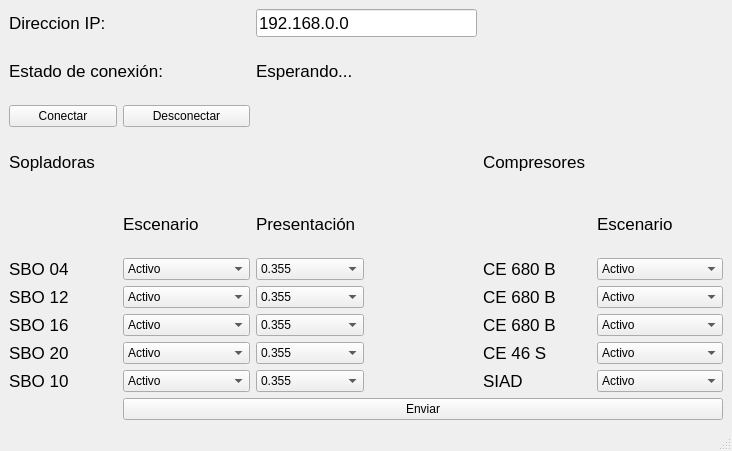
<?xml version="1.0" encoding="UTF-8"?>
<ui version="4.0">
 <class>Air_Modulation</class>
 <widget class="QMainWindow" name="Air_Modulation">
  <property name="geometry">
   <rect>
    <x>0</x>
    <y>0</y>
    <width>732</width>
    <height>451</height>
   </rect>
  </property>
  <property name="windowTitle">
   <string>Air_Modulation</string>
  </property>
  <widget class="QWidget" name="centralwidget">
   <layout class="QGridLayout" name="gridLayout">
    <item row="8" column="0">
     <widget class="QLabel" name="label_7">
      <property name="font">
       <font>
        <pointsize>13</pointsize>
       </font>
      </property>
      <property name="text">
       <string>SBO 20</string>
      </property>
     </widget>
    </item>
    <item row="8" column="1">
     <widget class="QComboBox" name="cmbScene20">
      <item>
       <property name="text">
        <string>Activo</string>
       </property>
      </item>
      <item>
       <property name="text">
        <string>Paro Programado</string>
       </property>
      </item>
      <item>
       <property name="text">
        <string>Mantenimiento</string>
       </property>
      </item>
      <item>
       <property name="text">
        <string>Silos Llenos</string>
       </property>
      </item>
     </widget>
    </item>
    <item row="7" column="1">
     <widget class="QComboBox" name="cmbScene16">
      <item>
       <property name="text">
        <string>Activo</string>
       </property>
      </item>
      <item>
       <property name="text">
        <string>Paro Programado</string>
       </property>
      </item>
      <item>
       <property name="text">
        <string>Mantenimiento</string>
       </property>
      </item>
      <item>
       <property name="text">
        <string>Silos Llenos</string>
       </property>
      </item>
     </widget>
    </item>
    <item row="8" column="2">
     <widget class="QComboBox" name="cmbPres20">
      <item>
       <property name="text">
        <string>0.355</string>
       </property>
      </item>
      <item>
       <property name="text">
        <string>0.400</string>
       </property>
      </item>
      <item>
       <property name="text">
        <string>0.500</string>
       </property>
      </item>
      <item>
       <property name="text">
        <string>0.600</string>
       </property>
      </item>
      <item>
       <property name="text">
        <string>0.750</string>
       </property>
      </item>
      <item>
       <property name="text">
        <string>1.000</string>
       </property>
      </item>
      <item>
       <property name="text">
        <string>1.500</string>
       </property>
      </item>
      <item>
       <property name="text">
        <string>2.000</string>
       </property>
      </item>
      <item>
       <property name="text">
        <string>2.500</string>
       </property>
      </item>
      <item>
       <property name="text">
        <string>3.000</string>
       </property>
      </item>
      <item>
       <property name="text">
        <string>3.300</string>
       </property>
      </item>
     </widget>
    </item>
    <item row="7" column="2">
     <widget class="QComboBox" name="cmbPres16">
      <item>
       <property name="text">
        <string>0.355</string>
       </property>
      </item>
      <item>
       <property name="text">
        <string>0.400</string>
       </property>
      </item>
      <item>
       <property name="text">
        <string>0.500</string>
       </property>
      </item>
      <item>
       <property name="text">
        <string>0.600</string>
       </property>
      </item>
      <item>
       <property name="text">
        <string>0.750</string>
       </property>
      </item>
      <item>
       <property name="text">
        <string>1.000</string>
       </property>
      </item>
      <item>
       <property name="text">
        <string>1.500</string>
       </property>
      </item>
      <item>
       <property name="text">
        <string>2.000</string>
       </property>
      </item>
      <item>
       <property name="text">
        <string>2.500</string>
       </property>
      </item>
      <item>
       <property name="text">
        <string>3.000</string>
       </property>
      </item>
      <item>
       <property name="text">
        <string>3.300</string>
       </property>
      </item>
     </widget>
    </item>
    <item row="7" column="5">
     <widget class="QComboBox" name="cmbSceneCE3">
      <item>
       <property name="text">
        <string>Activo</string>
       </property>
      </item>
      <item>
       <property name="text">
        <string>Fuera de Servicio</string>
       </property>
      </item>
      <item>
       <property name="text">
        <string>Mantenimiento</string>
       </property>
      </item>
      <item>
       <property name="text">
        <string>Standby</string>
       </property>
      </item>
     </widget>
    </item>
    <item row="8" column="5">
     <widget class="QComboBox" name="cmbSceneCE46">
      <item>
       <property name="text">
        <string>Activo</string>
       </property>
      </item>
      <item>
       <property name="text">
        <string>Fuera de Servicio</string>
       </property>
      </item>
      <item>
       <property name="text">
        <string>Mantenimiento</string>
       </property>
      </item>
      <item>
       <property name="text">
        <string>Standby</string>
       </property>
      </item>
     </widget>
    </item>
    <item row="9" column="0">
     <widget class="QLabel" name="label_8">
      <property name="font">
       <font>
        <pointsize>13</pointsize>
       </font>
      </property>
      <property name="text">
       <string>SBO 10</string>
      </property>
     </widget>
    </item>
    <item row="9" column="2">
     <widget class="QComboBox" name="cmbPres10">
      <item>
       <property name="text">
        <string>0.355</string>
       </property>
      </item>
      <item>
       <property name="text">
        <string>0.400</string>
       </property>
      </item>
      <item>
       <property name="text">
        <string>0.500</string>
       </property>
      </item>
      <item>
       <property name="text">
        <string>0.600</string>
       </property>
      </item>
      <item>
       <property name="text">
        <string>0.750</string>
       </property>
      </item>
      <item>
       <property name="text">
        <string>1.000</string>
       </property>
      </item>
      <item>
       <property name="text">
        <string>1.500</string>
       </property>
      </item>
      <item>
       <property name="text">
        <string>2.000</string>
       </property>
      </item>
      <item>
       <property name="text">
        <string>2.500</string>
       </property>
      </item>
      <item>
       <property name="text">
        <string>3.000</string>
       </property>
      </item>
      <item>
       <property name="text">
        <string>3.300</string>
       </property>
      </item>
     </widget>
    </item>
    <item row="9" column="5">
     <widget class="QComboBox" name="cmbSceneSIAD">
      <item>
       <property name="text">
        <string>Activo</string>
       </property>
      </item>
      <item>
       <property name="text">
        <string>Fuera de Servicio</string>
       </property>
      </item>
      <item>
       <property name="text">
        <string>Mantenimiento</string>
       </property>
      </item>
      <item>
       <property name="text">
        <string>Standby</string>
       </property>
      </item>
     </widget>
    </item>
    <item row="9" column="1">
     <widget class="QComboBox" name="cmbScene10">
      <item>
       <property name="text">
        <string>Activo</string>
       </property>
      </item>
      <item>
       <property name="text">
        <string>Paro Programado</string>
       </property>
      </item>
      <item>
       <property name="text">
        <string>Mantenimiento</string>
       </property>
      </item>
      <item>
       <property name="text">
        <string>Silos Llenos</string>
       </property>
      </item>
     </widget>
    </item>
    <item row="3" column="4">
     <widget class="QLabel" name="label_12">
      <property name="font">
       <font>
        <pointsize>13</pointsize>
       </font>
      </property>
      <property name="text">
       <string>Compresores</string>
      </property>
     </widget>
    </item>
    <item row="1" column="0" colspan="2">
     <widget class="QLabel" name="label_2">
      <property name="font">
       <font>
        <pointsize>13</pointsize>
       </font>
      </property>
      <property name="text">
       <string>Estado de conexión:</string>
      </property>
     </widget>
    </item>
    <item row="0" column="0">
     <widget class="QLabel" name="label">
      <property name="font">
       <font>
        <pointsize>13</pointsize>
       </font>
      </property>
      <property name="text">
       <string>Direccion IP:</string>
      </property>
     </widget>
    </item>
    <item row="1" column="2">
     <widget class="QLabel" name="lblEtiqueta">
      <property name="font">
       <font>
        <pointsize>13</pointsize>
       </font>
      </property>
      <property name="text">
       <string>Esperando...</string>
      </property>
     </widget>
    </item>
    <item row="2" column="1">
     <widget class="QPushButton" name="btnDesactiva">
      <property name="text">
       <string>Desconectar</string>
      </property>
     </widget>
    </item>
    <item row="2" column="0">
     <widget class="QPushButton" name="btnConectar">
      <property name="text">
       <string>Conectar</string>
      </property>
     </widget>
    </item>
    <item row="10" column="1" colspan="5">
     <widget class="QPushButton" name="btnSendData">
      <property name="text">
       <string>Enviar</string>
      </property>
     </widget>
    </item>
    <item row="0" column="2" colspan="2">
     <widget class="QLineEdit" name="txtbIP">
      <property name="font">
       <font>
        <pointsize>13</pointsize>
       </font>
      </property>
      <property name="text">
       <string>192.168.0.0</string>
      </property>
     </widget>
    </item>
    <item row="7" column="0">
     <widget class="QLabel" name="label_6">
      <property name="font">
       <font>
        <pointsize>13</pointsize>
       </font>
      </property>
      <property name="text">
       <string>SBO 16</string>
      </property>
     </widget>
    </item>
    <item row="5" column="1">
     <widget class="QComboBox" name="cmbScene04">
      <item>
       <property name="text">
        <string>Activo</string>
       </property>
      </item>
      <item>
       <property name="text">
        <string>Paro Programado</string>
       </property>
      </item>
      <item>
       <property name="text">
        <string>Mantenimiento</string>
       </property>
      </item>
      <item>
       <property name="text">
        <string>Silos Llenos</string>
       </property>
      </item>
     </widget>
    </item>
    <item row="5" column="2">
     <widget class="QComboBox" name="cmbPres04">
      <item>
       <property name="text">
        <string>0.355</string>
       </property>
      </item>
      <item>
       <property name="text">
        <string>0.400</string>
       </property>
      </item>
      <item>
       <property name="text">
        <string>0.500</string>
       </property>
      </item>
      <item>
       <property name="text">
        <string>0.600</string>
       </property>
      </item>
      <item>
       <property name="text">
        <string>0.750</string>
       </property>
      </item>
      <item>
       <property name="text">
        <string>1.000</string>
       </property>
      </item>
      <item>
       <property name="text">
        <string>1.500</string>
       </property>
      </item>
      <item>
       <property name="text">
        <string>2.000</string>
       </property>
      </item>
      <item>
       <property name="text">
        <string>2.500</string>
       </property>
      </item>
      <item>
       <property name="text">
        <string>3.000</string>
       </property>
      </item>
      <item>
       <property name="text">
        <string>3.300</string>
       </property>
      </item>
     </widget>
    </item>
    <item row="4" column="1">
     <widget class="QLabel" name="label_9">
      <property name="font">
       <font>
        <pointsize>13</pointsize>
       </font>
      </property>
      <property name="text">
       <string>Escenario</string>
      </property>
     </widget>
    </item>
    <item row="5" column="5">
     <widget class="QComboBox" name="cmbSceneCE1">
      <item>
       <property name="text">
        <string>Activo</string>
       </property>
      </item>
      <item>
       <property name="text">
        <string>Fuera de Servicio</string>
       </property>
      </item>
      <item>
       <property name="text">
        <string>Mantenimiento</string>
       </property>
      </item>
      <item>
       <property name="text">
        <string>Standby</string>
       </property>
      </item>
     </widget>
    </item>
    <item row="6" column="0">
     <widget class="QLabel" name="label_5">
      <property name="font">
       <font>
        <pointsize>13</pointsize>
       </font>
      </property>
      <property name="text">
       <string>SBO 12</string>
      </property>
     </widget>
    </item>
    <item row="6" column="1">
     <widget class="QComboBox" name="cmbScene12">
      <item>
       <property name="text">
        <string>Activo</string>
       </property>
      </item>
      <item>
       <property name="text">
        <string>Paro Programado</string>
       </property>
      </item>
      <item>
       <property name="text">
        <string>Mantenimiento</string>
       </property>
      </item>
      <item>
       <property name="text">
        <string>Silos Llenos</string>
       </property>
      </item>
     </widget>
    </item>
    <item row="4" column="5">
     <widget class="QLabel" name="label_11">
      <property name="font">
       <font>
        <pointsize>13</pointsize>
       </font>
      </property>
      <property name="text">
       <string>Escenario</string>
      </property>
     </widget>
    </item>
    <item row="6" column="2">
     <widget class="QComboBox" name="cmbPres12">
      <item>
       <property name="text">
        <string>0.355</string>
       </property>
      </item>
      <item>
       <property name="text">
        <string>0.400</string>
       </property>
      </item>
      <item>
       <property name="text">
        <string>0.500</string>
       </property>
      </item>
      <item>
       <property name="text">
        <string>0.600</string>
       </property>
      </item>
      <item>
       <property name="text">
        <string>0.750</string>
       </property>
      </item>
      <item>
       <property name="text">
        <string>1.000</string>
       </property>
      </item>
      <item>
       <property name="text">
        <string>1.500</string>
       </property>
      </item>
      <item>
       <property name="text">
        <string>2.000</string>
       </property>
      </item>
      <item>
       <property name="text">
        <string>2.500</string>
       </property>
      </item>
      <item>
       <property name="text">
        <string>3.000</string>
       </property>
      </item>
      <item>
       <property name="text">
        <string>3.300</string>
       </property>
      </item>
     </widget>
    </item>
    <item row="5" column="0">
     <widget class="QLabel" name="label_4">
      <property name="font">
       <font>
        <pointsize>13</pointsize>
       </font>
      </property>
      <property name="text">
       <string>SBO 04</string>
      </property>
     </widget>
    </item>
    <item row="6" column="5">
     <widget class="QComboBox" name="cmbSceneCE2">
      <item>
       <property name="text">
        <string>Activo</string>
       </property>
      </item>
      <item>
       <property name="text">
        <string>Fuera de Servicio</string>
       </property>
      </item>
      <item>
       <property name="text">
        <string>Mantenimiento</string>
       </property>
      </item>
      <item>
       <property name="text">
        <string>Standby</string>
       </property>
      </item>
     </widget>
    </item>
    <item row="4" column="2" colspan="2">
     <widget class="QLabel" name="label_10">
      <property name="font">
       <font>
        <pointsize>13</pointsize>
       </font>
      </property>
      <property name="text">
       <string>Presentación</string>
      </property>
     </widget>
    </item>
    <item row="5" column="4">
     <widget class="QLabel" name="label_15">
      <property name="font">
       <font>
        <pointsize>13</pointsize>
       </font>
      </property>
      <property name="text">
       <string>CE 680 B</string>
      </property>
     </widget>
    </item>
    <item row="8" column="4">
     <widget class="QLabel" name="label_17">
      <property name="font">
       <font>
        <pointsize>13</pointsize>
       </font>
      </property>
      <property name="text">
       <string>CE 46 S</string>
      </property>
     </widget>
    </item>
    <item row="9" column="4">
     <widget class="QLabel" name="label_13">
      <property name="font">
       <font>
        <pointsize>13</pointsize>
       </font>
      </property>
      <property name="text">
       <string>SIAD</string>
      </property>
     </widget>
    </item>
    <item row="6" column="4">
     <widget class="QLabel" name="label_16">
      <property name="font">
       <font>
        <pointsize>13</pointsize>
       </font>
      </property>
      <property name="text">
       <string>CE 680 B</string>
      </property>
     </widget>
    </item>
    <item row="7" column="4">
     <widget class="QLabel" name="label_14">
      <property name="font">
       <font>
        <pointsize>13</pointsize>
       </font>
      </property>
      <property name="text">
       <string>CE 680 B</string>
      </property>
     </widget>
    </item>
    <item row="3" column="0">
     <widget class="QLabel" name="label_3">
      <property name="font">
       <font>
        <pointsize>13</pointsize>
       </font>
      </property>
      <property name="text">
       <string>Sopladoras</string>
      </property>
     </widget>
    </item>
   </layout>
  </widget>
  <widget class="QMenuBar" name="menubar">
   <property name="geometry">
    <rect>
     <x>0</x>
     <y>0</y>
     <width>732</width>
     <height>26</height>
    </rect>
   </property>
  </widget>
  <widget class="QStatusBar" name="statusbar"/>
 </widget>
 <resources/>
 <connections/>
</ui>
